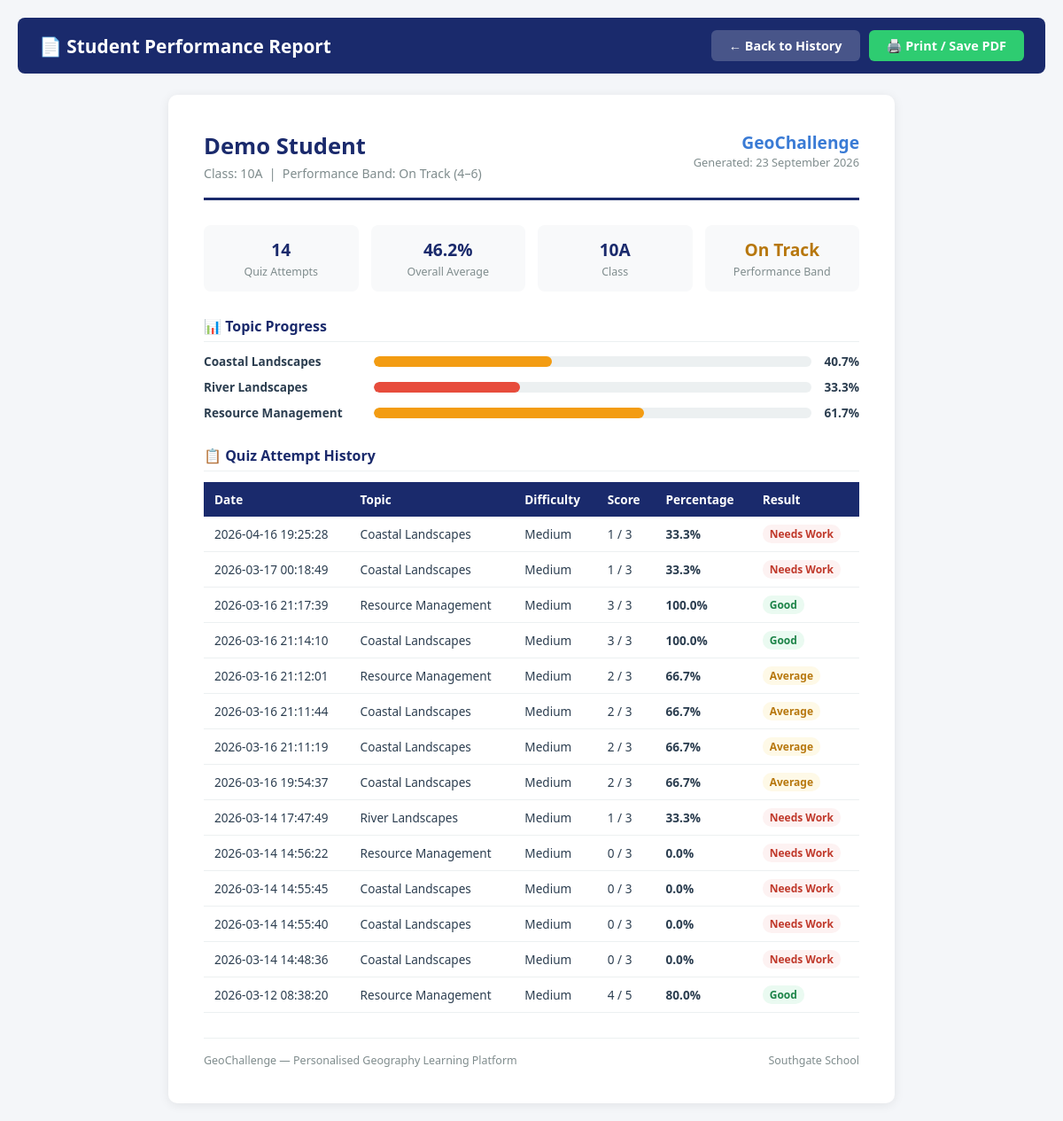
/student-report/1 (signed in), run on the app's committed database.
### tables this page shows
CREATE TABLE students (
            id INTEGER PRIMARY KEY AUTOINCREMENT,
            username TEXT UNIQUE NOT NULL,
            password TEXT NOT NULL,
            name TEXT NOT NULL,
            class TEXT NOT NULL,
            performance_category TEXT DEFAULT 'medium'
        , flagged INTEGER DEFAULT 0);

CREATE TABLE progress (
            id INTEGER PRIMARY KEY AUTOINCREMENT,
            student_id INTEGER NOT NULL,
            topic TEXT NOT NULL,
            percentage REAL DEFAULT 0,
            category TEXT DEFAULT 'red',
            FOREIGN KEY (student_id) REFERENCES students(id)
        );

CREATE TABLE quiz_results (
            id INTEGER PRIMARY KEY AUTOINCREMENT,
            student_id INTEGER NOT NULL,
            topic TEXT NOT NULL,
            difficulty TEXT NOT NULL,
            score INTEGER NOT NULL,
            total_questions INTEGER NOT NULL,
            date_taken TIMESTAMP DEFAULT CURRENT_TIMESTAMP,
            FOREIGN KEY (student_id) REFERENCES students(id)
        );

### app.py (the view)
@app.route("/student-report/<int:student_id>")
def student_report(student_id):
    if not login_required("teacher"):
        return redirect(url_for("teacher_login"))
    conn = get_connection()
    cursor = conn.cursor()
    cursor.execute("SELECT id, name, class, performance_category FROM students WHERE id = ?", (student_id,))
    student = cursor.fetchone()
    if not student:
        conn.close()
        return redirect(url_for("teacher_dashboard"))
    cursor.execute("""
        SELECT topic, difficulty, score, total_questions,
               ROUND(CAST(score AS FLOAT)/total_questions*100,1) as percentage, date_taken
        FROM quiz_results WHERE student_id = ? ORDER BY date_taken DESC
    """, (student_id,))
    attempts = [dict(row) for row in cursor.fetchall()]
    cursor.execute("SELECT topic, percentage, category FROM progress WHERE student_id = ?", (student_id,))
    progress = {row["topic"]: dict(row) for row in cursor.fetchall()}
    total_attempts = len(attempts)
    overall_avg = round(sum(a["percentage"] for a in attempts) / total_attempts, 1) if total_attempts > 0 else 0
    conn.close()
    return render_template("student-report.html", student=dict(student), attempts=attempts,
        progress=progress, total_attempts=total_attempts, overall_avg=overall_avg)

### app.py (called while the page is built)
def get_connection():
    conn = sqlite3.connect("database.db")
    conn.row_factory = sqlite3.Row
    return conn

def login_required(role):
    return "user_id" in session and session.get("role") == role

### templates/student-report.html (shortened to what this page needs)
<!DOCTYPE html>
<html lang="en">
<head>
</head>
<body>
<div class="screen-only">
    <div class="top-bar">
        <h1>📄 Student Performance Report</h1>
        <div class="top-bar-actions">
            <a href="/student-history/{{ student.id }}" class="btn btn-back">← Back to History</a>
            <button class="btn btn-print" onclick="window.print()">🖨️ Print / Save PDF</button>
        </div>
    </div>
</div>
<div class="report">
    <div class="report-header">
        <div>
            <div class="report-title">{{ student.name }}</div>
            <div class="report-sub">Class: {{ student.class }} &nbsp;|&nbsp; Performance Band:
                {% if student.performance_category == 'top' %}Top Performer (7–9)
                {% elif student.performance_category == 'medium' %}On Track (4–6)
                {% else %}Needs Support (U–3){% endif %}
            </div>
        </div>
        <div style="text-align:right;">
            <div class="report-logo">GeoChallenge</div>
            <div class="report-date" id="report-date"></div>
        </div>
    </div>
    <div class="info-grid">
        <div class="info-box">
            <div class="info-value">{{ total_attempts }}</div>
            <div class="info-label">Quiz Attempts</div>
        </div>
        <div class="info-box">
            <div class="info-value">{{ overall_avg }}%</div>
            <div class="info-label">Overall Average</div>
        </div>
        <div class="info-box">
            <div class="info-value">{{ student.class }}</div>
            <div class="info-label">Class</div>
        </div>
        <div class="info-box">
            {% if student.performance_category == 'top' %}
                <div class="info-value" style="color:#1e8449;">Top</div>
            {% elif student.performance_category == 'medium' %}
                <div class="info-value" style="color:#b7770d;">On Track</div>
            {% else %}
                <div class="info-value" style="color:#c0392b;">Needs Support</div>
            {% endif %}
            <div class="info-label">Performance Band</div>
        </div>
    </div>
    <div class="progress-section">
        <div class="section-title">📊 Topic Progress</div>
        {% set topics = ["Coastal Landscapes", "River Landscapes", "Resource Management"] %}
        {% for topic in topics %}
            {% set data = progress.get(topic, {}) %}
            {% set pct  = data.get('percentage', 0) or 0 %}
            {% set cat  = data.get('category', 'red') %}
            <div class="topic-row">
                <div class="topic-name">{{ topic }}</div>
                <div class="bar-track">
                    <div class="bar-fill fill-{{ cat }}" style="width: {{ pct }}%;"></div>
                </div>
                <div class="bar-pct">{{ pct }}%</div>
            </div>
        {% endfor %}
    </div>
    <div class="attempts-section">
        <div class="section-title">📋 Quiz Attempt History</div>
        {% if attempts %}
        <table>
            <thead>
                <tr>
                    <th>Date</th>
                    <th>Topic</th>
                    <th>Difficulty</th>
                    <th>Score</th>
                    <th>Percentage</th>
                    <th>Result</th>
                </tr>
            </thead>
            <tbody>
                {% for a in attempts %}
                <tr>
                    <td>{{ a.date_taken }}</td>
                    <td>{{ a.topic }}</td>
                    <td style="text-transform:capitalize;">{{ a.difficulty }}</td>
                    <td>{{ a.score }} / {{ a.total_questions }}</td>
                    <td><strong>{{ a.percentage }}%</strong></td>
                    <td>
                        {% if a.percentage >= 70 %}
                            <span class="badge badge-green">Good</span>
                        {% elif a.percentage >= 40 %}
                            <span class="badge badge-amber">Average</span>
                        {% else %}
                            <span class="badge badge-red">Needs Work</span>
                        {% endif %}
                    </td>
                </tr>
                {% endfor %}
            </tbody>
        </table>
        {% else %}
        <p class="no-data">No quiz attempts recorded for this student.</p>
        {% endif %}
    </div>
    <div class="report-footer">
        <span>GeoChallenge — Personalised Geography Learning Platform</span>
        <span>Southgate School</span>
    </div>
</div>
</body>
</html>

### templates/student-report.html (style rules this page uses)
* { margin: 0; padding: 0; box-sizing: border-box; font-family: 'Segoe UI', Tahoma, Geneva, Verdana, sans-serif; }
body { background: #f4f6f9; padding: 20px; color: #2c3e50; }
.top-bar { display: flex; justify-content: space-between; align-items: center; background: #1a2a6c; color: white; padding: 14px 24px; border-radius: 8px; margin-bottom: 24px; }
.top-bar h1 { font-size: 1.3rem; }
.top-bar-actions { display: flex; gap: 10px; }
.btn { padding: 8px 20px; border-radius: 6px; font-weight: 600; font-size: 0.9rem; cursor: pointer; border: none; text-decoration: none; display: inline-block; }
.btn-print { background: #2ecc71; color: white; }
.btn-back { background: rgba(255,255,255,0.2); color: white; }
.report { max-width: 820px; margin: 0 auto; background: white; border-radius: 10px; padding: 40px; box-shadow: 0 2px 12px rgba(0,0,0,0.08); }
.report-header { display: flex; justify-content: space-between; align-items: flex-start; border-bottom: 3px solid #1a2a6c; padding-bottom: 18px; margin-bottom: 28px; }
.report-title { font-size: 1.6rem; font-weight: 800; color: #1a2a6c; }
.report-sub { font-size: 0.88rem; color: #7f8c8d; margin-top: 4px; }
.report-logo { font-size: 1.2rem; font-weight: 700; color: #3a7bd5; text-align: right; }
.report-date { font-size: 0.8rem; color: #7f8c8d; }
.info-grid { display: grid; grid-template-columns: repeat(4, 1fr); gap: 14px; margin-bottom: 28px; }
.info-box { background: #f8f9fa; border-radius: 8px; padding: 14px 16px; text-align: center; }
.info-value { font-size: 1.2rem; font-weight: 800; color: #1a2a6c; }
.info-label { font-size: 0.78rem; color: #7f8c8d; margin-top: 3px; }
.section-title { font-size: 1rem; font-weight: 700; color: #1a2a6c; margin-bottom: 12px; padding-bottom: 6px; border-bottom: 1px solid #ecf0f1; }
.progress-section { margin-bottom: 28px; }
.topic-row { display: flex; align-items: center; gap: 12px; margin-bottom: 10px; }
.topic-name { width: 180px; font-size: 0.85rem; font-weight: 600; flex-shrink: 0; }
.bar-track { flex: 1; height: 12px; background: #ecf0f1; border-radius: 6px; overflow: hidden; }
.bar-fill { height: 100%; border-radius: 6px; }
.fill-amber { background: #f39c12; }
.fill-red { background: #e74c3c; }
.bar-pct { width: 42px; text-align: right; font-size: 0.85rem; font-weight: 700; }
.attempts-section { margin-bottom: 16px; }
table { width: 100%; border-collapse: collapse; font-size: 0.85rem; }
thead tr { background: #1a2a6c; }
thead th { padding: 10px 12px; text-align: left; color: white; font-weight: 600; }
tbody tr { border-bottom: 1px solid #ecf0f1; }
tbody td { padding: 9px 12px; }
.badge { display: inline-block; padding: 2px 8px; border-radius: 10px; font-size: 0.75rem; font-weight: 700; }
.badge-green { background: #eafaf1; color: #1e8449; }
.badge-amber { background: #fef9e7; color: #b7770d; }
.badge-red { background: #fdf2f2; color: #c0392b; }
.report-footer { margin-top: 28px; padding-top: 16px; border-top: 1px solid #ecf0f1; font-size: 0.78rem; color: #7f8c8d; display: flex; justify-content: space-between; }

### data on the page
students: name "Demo Student", class "10A"
progress: category "amber" (drawn), topics "40.7"
progress: category "red" (drawn), topics "33.3"
progress: category "amber" (drawn), topics "61.7"
quiz_results: date_taken "2026-04-16 19:25:28", topic "Coastal Landscapes", difficulty "Medium", score "1", total_questions "3", percentage "33.3", shows "Needs Work"
quiz_results: date_taken "2026-03-17 00:18:49", topic "Coastal Landscapes", difficulty "Medium", score "1", total_questions "3", percentage "33.3", shows "Needs Work"
quiz_results: date_taken "2026-03-16 21:17:39", topic "Resource Management", difficulty "Medium", score "3", total_questions "3", percentage "100.0", shows "Good"
quiz_results: date_taken "2026-03-16 21:14:10", topic "Coastal Landscapes", difficulty "Medium", score "3", total_questions "3", percentage "100.0", shows "Good"
quiz_results: date_taken "2026-03-16 21:12:01", topic "Resource Management", difficulty "Medium", score "2", total_questions "3", percentage "66.7", shows "Average"
quiz_results: date_taken "2026-03-16 21:11:44", topic "Coastal Landscapes", difficulty "Medium", score "2", total_questions "3", percentage "66.7", shows "Average"
quiz_results: date_taken "2026-03-16 21:11:19", topic "Coastal Landscapes", difficulty "Medium", score "2", total_questions "3", percentage "66.7", shows "Average"
quiz_results: date_taken "2026-03-16 19:54:37", topic "Coastal Landscapes", difficulty "Medium", score "2", total_questions "3", percentage "66.7", shows "Average"
quiz_results: date_taken "2026-03-14 17:47:49", topic "River Landscapes", difficulty "Medium", score "1", total_questions "3", percentage "33.3", shows "Needs Work"
quiz_results: date_taken "2026-03-14 14:56:22", topic "Resource Management", difficulty "Medium", score "0", total_questions "3", percentage "0.0", shows "Needs Work"
quiz_results: date_taken "2026-03-14 14:55:45", topic "Coastal Landscapes", difficulty "Medium", score "0", total_questions "3", percentage "0.0", shows "Needs Work"
quiz_results: date_taken "2026-03-14 14:55:40", topic "Coastal Landscapes", difficulty "Medium", score "0", total_questions "3", percentage "0.0", shows "Needs Work"
quiz_results: date_taken "2026-03-14 14:48:36", topic "Coastal Landscapes", difficulty "Medium", score "0", total_questions "3", percentage "0.0", shows "Needs Work"
quiz_results: date_taken "2026-03-12 08:38:20", topic "Resource Management", difficulty "Medium", score "4", total_questions "5", percentage "80.0", shows "Good"

### other printed values
{{ total_attempts }} "14"
{{ overall_avg }} "46.2"
{{ topic }} "Coastal Landscapes" "River Landscapes" "Resource Management"
